Frame 1 (no input): blank canvas, image omitted
Frame 60 (the mouse pressed at the canvas centre just before this capture): blank canvas, image omitted
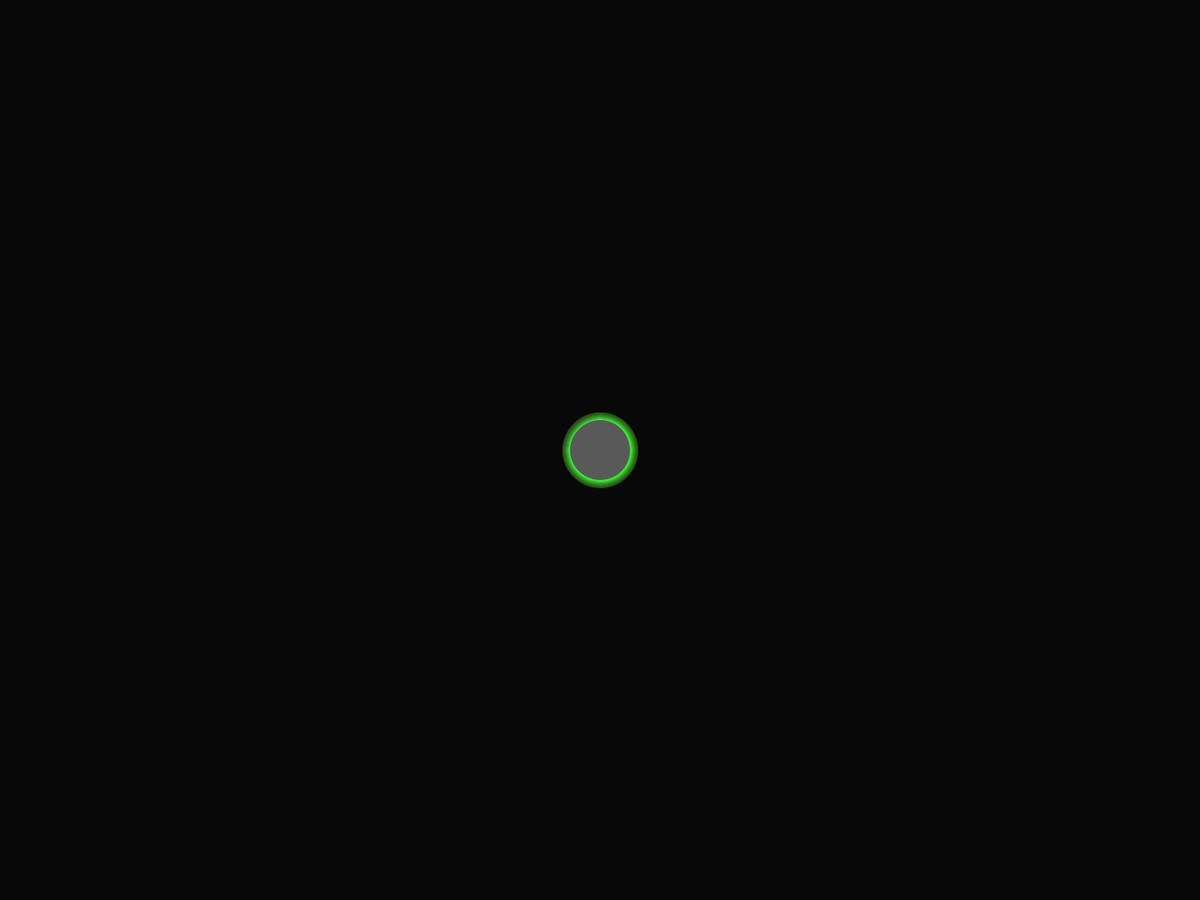
Frame 120 (the mouse held since frame 60 and released just before this capture)

The Processing sketch whose frames 1 and 60 were blank and that drew this single picture after the mouse press (run headless with seeded random() and noise(); from frame 60 on, the mouse is pressed at the canvas centre):

// Processing sketch: Martinez_Josue_1_repaso
// ── Martinez_Josue_1_repaso.pde
//Definir las variables
float diametro = 0;
float incremento = 1;
//Configuración inicial
void setup() {
  fullScreen();
  colorMode(HSB, 360, 100, 100);
  background(127);
}
//Proceesing intentará dibujar esto 60 veces por segundo
void draw() {
  fill(0, 15);
  noStroke();
  rect(0, 0, width, height);
  stroke(frameCount%360, 80, 100);
  fill(127);
  ellipse(mouseX, mouseY, diametro, diametro);
  diametro += incremento;
  if (diametro >= 100) {
    incremento *= -1;
  } else if (diametro <= 0) {
    incremento *= -1;
  }
}
